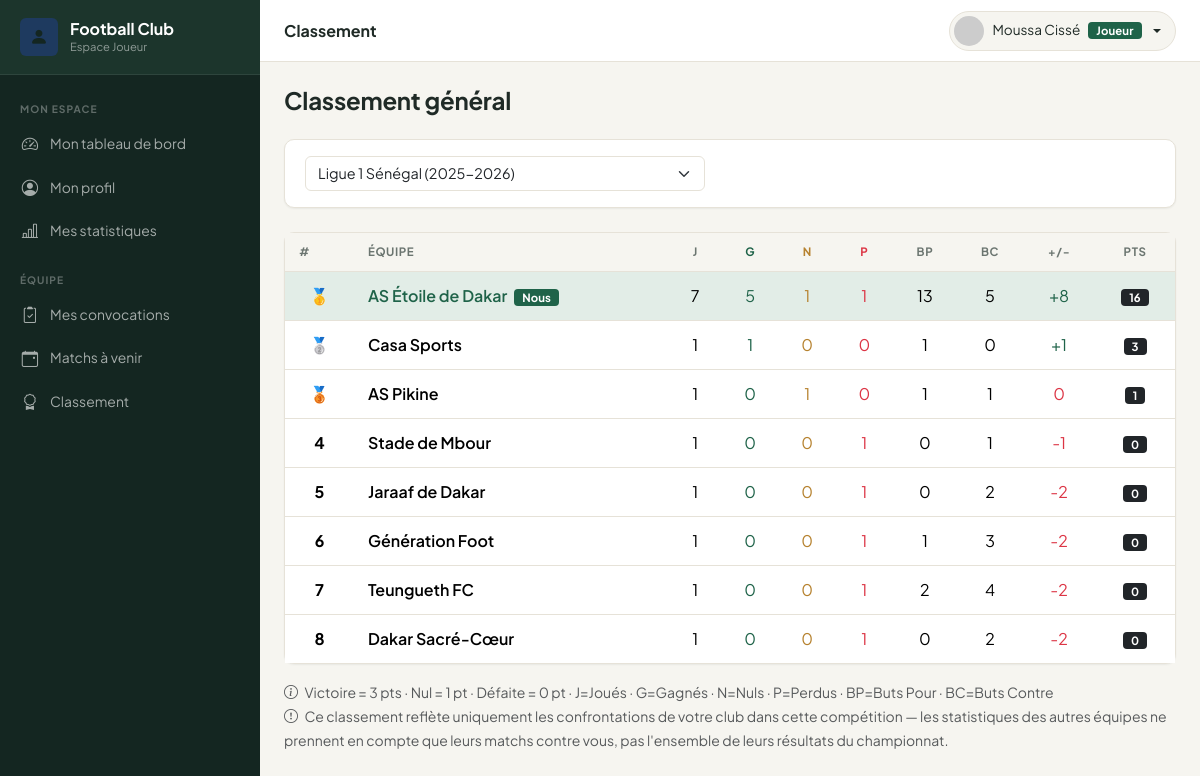
Page /joueur/classement.php (signed in) on the committed database.
### tables this page shows
CREATE TABLE `matchs` (
  `id` int(11) NOT NULL,
  `competition_id` int(11) DEFAULT NULL,
  `date_match` date NOT NULL,
  `heure_match` time DEFAULT NULL,
  `stade` varchar(200) DEFAULT NULL,
  `adversaire` varchar(150) NOT NULL,
  `domicile_exterieur` enum('Domicile','Extérieur') DEFAULT 'Domicile',
  `score_equipe` tinyint(3) UNSIGNED DEFAULT 0,
  `score_adverse` tinyint(3) UNSIGNED DEFAULT 0,
  `statut` enum('Programmé','En cours','Terminé','Annulé','Reporté') DEFAULT 'Programmé',
  `notes` text DEFAULT NULL,
  `created_at` timestamp NOT NULL DEFAULT current_timestamp(),
  `updated_at` timestamp NOT NULL DEFAULT current_timestamp() ON UPDATE current_timestamp()
);

### joueur/classement.php (the view, shortened to what this page needs)
<?php
require_once ROOT_PATH . '/includes/functions.php';
$pdo = getPDO();
$competitions = $pdo->query("SELECT * FROM competitions WHERE type='Championnat' ORDER BY nom")->fetchAll();
$compId = (int)($_GET['competition_id'] ?? ($competitions[0]['id'] ?? 0));
$equipeNom = $pdo->query("SELECT nom FROM clubs LIMIT 1")->fetchColumn() ?: 'Notre équipe';
$classement = [];
if ($compId) {
    $matchs = $pdo->prepare("SELECT * FROM matchs WHERE competition_id=? AND statut='Terminé'");
    $matchs->execute([$compId]);
    $matchs = $matchs->fetchAll();
    $table  = [];
    foreach ($matchs as $m) {
        foreach ([$equipeNom, $m['adversaire']] as $eq) {
            if (!isset($table[$eq])) $table[$eq] = ['equipe'=>$eq,'j'=>0,'g'=>0,'n'=>0,'p'=>0,'bp'=>0,'bc'=>0,'pts'=>0];
        }
        $se = (int)$m['score_equipe']; $sa = (int)$m['score_adverse'];
        $table[$equipeNom]['j']++; $table[$equipeNom]['bp']+=$se; $table[$equipeNom]['bc']+=$sa;
        $table[$m['adversaire']]['j']++; $table[$m['adversaire']]['bp']+=$sa; $table[$m['adversaire']]['bc']+=$se;
        if ($se>$sa)      { $table[$equipeNom]['g']++; $table[$equipeNom]['pts']+=3; $table[$m['adversaire']]['p']++; }
        elseif ($se<$sa)  { $table[$m['adversaire']]['g']++; $table[$m['adversaire']]['pts']+=3; $table[$equipeNom]['p']++; }
        else              { $table[$equipeNom]['n']++; $table[$equipeNom]['pts']++; $table[$m['adversaire']]['n']++; $table[$m['adversaire']]['pts']++; }
    }
    usort($table, fn($a,$b) => $b['pts']<=>$a['pts'] ?: ($b['bp']-$b['bc'])<=>($a['bp']-$a['bc']));
    $classement = array_values($table);
}
require_once __DIR__ . '/includes/header.php';
?>
<div class="mb-4"><h4 class="fw-bold mb-0">Classement général</h4></div>
<?php if ($competitions): ?>
<div class="card mb-4">
    <div class="card-body py-3">
        <form method="GET">
            <select name="competition_id" class="form-select" style="max-width:400px" onchange="this.form.submit()">
                <?php foreach ($competitions as $c): ?>
                    <option value="<?= $c['id'] ?>" <?= $compId===$c['id']?'selected':'' ?>><?= e($c['nom']) ?> <?= $c['saison']?'('.$c['saison'].')':'' ?></option>
                <?php endforeach; ?>
            </select>
        </form>
    </div>
</div>
<?php endif; ?>
<div class="card table-card">
    <div class="card-body p-0 table-responsive">
        <?php if ($classement): ?>
        <table class="table mb-0">
            <thead><tr>
                <th>#</th><th>Équipe</th>
                <th class="text-center">J</th><th class="text-center text-success">G</th>
                <th class="text-center text-warning">N</th><th class="text-center text-danger">P</th>
                <th class="text-center">BP</th><th class="text-center">BC</th>
                <th class="text-center">+/-</th><th class="text-center">Pts</th>
            </tr></thead>
            <tbody>
            <?php foreach ($classement as $i => $row): $isOurs = $row['equipe']===$equipeNom; ?>
            <tr class="<?= $isOurs?'table-success':'' ?>">
                <td class="text-center fw-bold"><?= $i===0?'🥇':($i===1?'🥈':($i===2?'🥉':$i+1)) ?></td>
                <td class="fw-semibold<?= $isOurs?' text-success':'' ?>">
                    <?= e($row['equipe']) ?>
                    <?php if ($isOurs): ?><span class="badge bg-success ms-1">Nous</span><?php endif; ?>
                </td>
                <td class="text-center"><?= $row['j'] ?></td>
                <td class="text-center text-success"><?= $row['g'] ?></td>
                <td class="text-center text-warning"><?= $row['n'] ?></td>
                <td class="text-center text-danger"><?= $row['p'] ?></td>
                <td class="text-center"><?= $row['bp'] ?></td>
                <td class="text-center"><?= $row['bc'] ?></td>
                <td class="text-center <?= ($row['bp']-$row['bc'])>0?'text-success':'text-danger' ?>">
                    <?= ($row['bp']-$row['bc'])>0?'+':'' ?><?= $row['bp']-$row['bc'] ?>
                </td>
                <td class="text-center"><span class="badge bg-dark"><?= $row['pts'] ?></span></td>
            </tr>
            <?php endforeach; ?>
            </tbody>
        </table>
        <?php else: ?>
            <div class="text-center py-5 text-muted"><i class="bi bi-award fs-1 d-block mb-3"></i>Aucun résultat disponible.</div>
        <?php endif; ?>
    </div>
</div>
<?php if ($classement): ?>
<div class="mt-3">
    <small class="text-muted">
        <i class="bi bi-info-circle me-1"></i>
        Victoire = 3 pts · Nul = 1 pt · Défaite = 0 pt · J=Joués · G=Gagnés · N=Nuls · P=Perdus · BP=Buts Pour · BC=Buts Contre
    </small>
    <br>
    <small class="text-muted">
        <i class="bi bi-exclamation-circle me-1"></i>
        Ce classement reflète uniquement les confrontations de votre club dans cette compétition — les statistiques des autres équipes ne prennent en compte que leurs matchs contre vous, pas l'ensemble de leurs résultats du championnat.
    </small>
</div>
<?php endif; ?>
<?php require_once __DIR__ . '/includes/footer.php'; ?>

### assets/css/style.css (style rules this page uses)
:root { --ink: #142621; --ink-2: #1c352c; --canvas: #f6f5f0; --paper: #ffffff; --pitch: #1f6349; --pitch-strong: #164a37; --pitch-rgb: 31,99,73; --gold: #b6822f; --gold-rgb: 182,130,47; --gold-soft: #ecdfc2; --text: #1f2a26; --text-muted: #6b7570; --line: #e6e2d8; --r-sm: 6px; --r-md: 10px; --r-lg: 14px; --shadow-sm: 0 1px 2px rgba(20,38,33,.06); --shadow-md: 0 6px 20px rgba(20,38,33,.08); --sidebar-bg: var(--ink); --sidebar-width: 260px; --topbar-h: 62px; --bs-success: var(--pitch); --bs-success-rgb: var(--pitch-rgb); --bs-success-bg-subtle: #e2ede7; --bs-success-border-subtle: #bcd8ca; --bs-success-text-emphasis: var(--pitch-strong); --bs-warning: var(--gold); --bs-warning-rgb: var(--gold-rgb); --bs-warning-bg-subtle: var(--gold-soft); --bs-warning-border-subtle: #d9c496; --bs-warning-text-emphasis: #7a5a1f; --bs-body-font-family: 'Plus Jakarta Sans', system-ui, -apple-system, sans-serif; --bs-border-radius: var(--r-md); --bs-border-radius-sm: var(--r-sm); --bs-border-radius-lg: var(--r-lg); }
:root { --fc-green: var(--pitch); --fc-green-dark: var(--ink); --fc-green-light: #4f9376; --fc-gold: var(--gold); }
* { -webkit-font-smoothing: antialiased; }
body { font-family: var(--bs-body-font-family); background: var(--canvas); color: var(--text); }
h1, h2, h3, h4, h5, h6 { letter-spacing: -.01em; }
.text-success { color: var(--pitch) !important; }
.card { border: 1px solid var(--line); border-radius: var(--r-md); box-shadow: var(--shadow-sm); }
.card-body { padding: 20px; }
.table-card .table { margin: 0; }
.table thead th { background: var(--canvas); font-size: .72rem; font-weight: 700; text-transform: uppercase; letter-spacing: .05em; color: var(--text-muted); border-bottom: 1px solid var(--line); padding: 10px 14px; white-space: nowrap; }
.table tbody td { padding: 12px 14px; vertical-align: middle; border-bottom: 1px solid var(--line); }
.table tbody tr:last-child td { border-bottom: none; }
.table-success > * { --bs-table-bg: #e2ede7 !important; }
.form-control, .form-select { border-radius: var(--r-sm); border-color: var(--line); font-size: .9rem; }
.badge { font-size: .71rem; font-weight: 700; padding: 3px 8px; border-radius: 4px; letter-spacing: .01em; }

### rows in the picture
matchs: equipe "AS Étoile de Dakar", shows "Nous", j "7", id "5", competition "1", bp "13", $row['bp']-$row['bc'] "8", pts "16"
matchs: adversaire "Casa Sports", j "1", g "1", score_equipe "0", score_adverse "1", $row['bp']-$row['bc'] "1", pts "3"
matchs: adversaire "Stade de Mbour", j "1", score_adverse "0", competition "1", score_equipe "1", $row['bp']-$row['bc'] "-1"
matchs: adversaire "Jaraaf de Dakar", j "1", score_adverse "0", competition "1", score_equipe "2", $row['bp']-$row['bc'] "-2"
matchs: adversaire "Dakar Sacré-Cœur", competition "1", score_adverse "0", score_equipe "2", $row['bp']-$row['bc'] "-2"

### other values in the picture
$pageTitle "Classement"
$label "Joueur"
$row['equipe'] "AS Pikine"
$row['j'] "1"
$row['g'] "0"
$row['n'] "1"
$row['p'] "0"
$row['bp'] "1"
$row['bc'] "1"
$row['bp']-$row['bc'] "0"
$row['pts'] "1"
$row['equipe'] "Génération Foot"
$row['n'] "0"
$row['p'] "1"
$row['bc'] "3"
